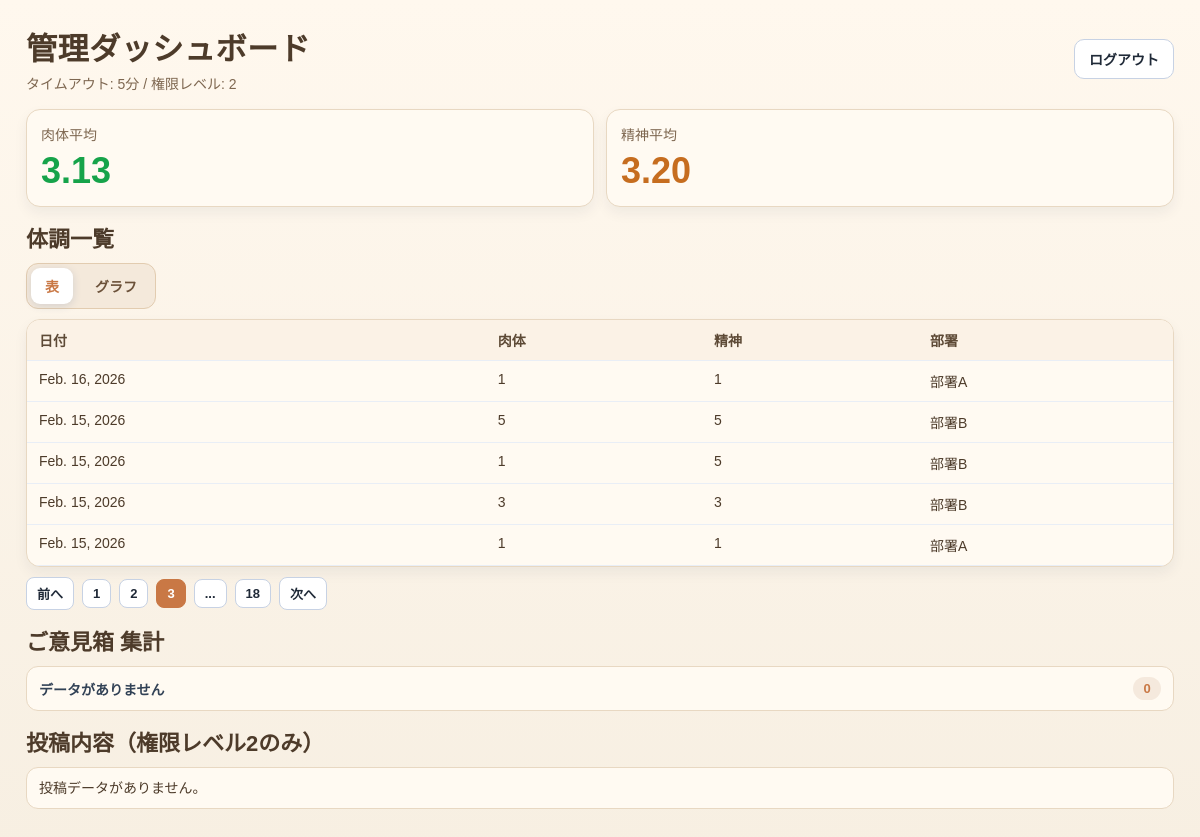
Page /dashboard/?page=3 (signed in) on the committed database.
### conditions/models.py (models this page shows)
class Condition(models.Model):
    user = models.ForeignKey(settings.AUTH_USER_MODEL, on_delete=models.CASCADE)
    date = models.DateField()
    physical = models.IntegerField(
        null=True,
        blank=True,
        validators=[MinValueValidator(1), MaxValueValidator(5)],
    )
    mental = models.IntegerField(
        null=True,
        blank=True,
        validators=[MinValueValidator(1), MaxValueValidator(5)],
    )
    created_at = models.DateTimeField(auto_now_add=True)
    is_absent = models.BooleanField(default=False)
    notes = models.TextField(null=True, blank=True)
    class Meta:
        constraints = [
            models.UniqueConstraint(fields=["user", "date"], name="uniq_condition_user_date")
        ]

### accounts/models.py (models this page shows)
class EmployeeProfile(models.Model):
    user = models.OneToOneField(User, on_delete=models.CASCADE, related_name="profile")
    full_name = models.CharField(max_length=255)
    gender = models.CharField(max_length=32)
    age = models.PositiveIntegerField()
    department = models.CharField(max_length=255)
    is_target = models.BooleanField(default=False)

### dashboard/views.py (the view)
# urls.py: path("", views.dashboard_view, name="dashboard"),
@login_required
def dashboard_view(request):
    user = request.user
    if user.role_level not in (User.ROLE_ADMIN_L1, User.ROLE_ADMIN_L2):
        return render(request, "dashboard/not_allowed.html")
    conditions = (
        Condition.objects.select_related("user")
        .filter(is_absent=False)
        .order_by("-date", "-created_at")
    )
    profiles = EmployeeProfile.objects.select_related("user").all()
    profile_map = {p.user_id: p for p in profiles}
    excluded_ids = [p.user_id for p in profiles if p.is_target]
    filtered = []
    for c in conditions:
        profile = profile_map.get(c.user_id)
        if profile and profile.is_target:
            continue
        filtered.append({"condition": c, "profile": profile})
    paginator = Paginator(filtered, 5)
    page_number = request.GET.get("page")
    conditions_page = paginator.get_page(page_number)
    conditions_page_tokens = _build_page_tokens(conditions_page)
    graph_data = _build_graph_data(filtered)
    graph_data_dept_a = _build_graph_data(
        [row for row in filtered if row["profile"] and row["profile"].department == "部署A"]
    )
    graph_data_dept_b = _build_graph_data(
        [row for row in filtered if row["profile"] and row["profile"].department == "部署B"]
    )
    avg_values = (
        Condition.objects.filter(is_absent=False)
        .exclude(user_id__in=excluded_ids)
        .aggregate(avg_physical=Avg("physical"), avg_mental=Avg("mental"))
    )
    opinions = build_opinion_summary(user.role_level)
    opinions_paginator = Paginator(opinions.items, 5)
    opinions_page_number = request.GET.get("opinion_page")
    opinions_page = opinions_paginator.get_page(opinions_page_number)
    return render(
        request,
        "dashboard/dashboard.html",
        {
            "conditions_page": conditions_page,
            "conditions_page_tokens": conditions_page_tokens,
            "avg_physical": avg_values["avg_physical"],
            "avg_mental": avg_values["avg_mental"],
            "role_level": user.role_level,
            "opinions": opinions,
            "opinions_page": opinions_page,
            "admin_timeout_minutes": _get_admin_timeout_minutes(),
            "graph_data": graph_data,
            "graph_data_dept_a": graph_data_dept_a,
            "graph_data_dept_b": graph_data_dept_b,
        },
    )

### analysis/services.py (called while the page is built, shortened)
def _build_analysis_df():
    project_root = Path(settings.BASE_DIR).parent
    csv_path = project_root / "php_opinion_box" / "opinions" / "opinion_box.csv"
    if not csv_path.exists():
        return pd.DataFrame()

def build_opinion_summary(role_level: int) -> OpinionSummary:
    df = _build_analysis_df()
    if df.empty:
        return OpinionSummary(tag_counts={}, items=[])

### dashboard/views.py (called while the page is built)
def _get_admin_timeout_minutes():
    setting = SystemSetting.objects.first()
    if setting and setting.admin_timeout_minutes:
        return setting.admin_timeout_minutes
    return 5

def _build_graph_data(rows):
    date_bucket = defaultdict(lambda: {"physical_sum": 0.0, "mental_sum": 0.0, "count": 0})
    for row in rows:
        day = row["condition"].date
        date_bucket[day]["physical_sum"] += float(row["condition"].physical or 0)
        date_bucket[day]["mental_sum"] += float(row["condition"].mental or 0)
        date_bucket[day]["count"] += 1
    graph_data = []
    for day, data in sorted(date_bucket.items()):
        count = data["count"] or 1
        graph_data.append(
            {
                "date": day.strftime("%Y-%m-%d"),
                "physical_avg": round(data["physical_sum"] / count, 2),
                "mental_avg": round(data["mental_sum"] / count, 2),
            }
        )
    return graph_data

def _build_page_tokens(page_obj):
    total = page_obj.paginator.num_pages
    current = page_obj.number
    if total <= 7:
        return list(range(1, total + 1))
    tokens = []
    if current <= 3:
        tokens.extend([1, 2, 3, "...", total])
    elif current >= total - 2:
        tokens.extend([1, "...", total - 2, total - 1, total])
    else:
        tokens.extend([1, "...", current - 1, current, current + 1, "...", total])
    return tokens

### dashboard/templates/dashboard/dashboard.html (shortened to what this page needs)
<!DOCTYPE html>
<html lang="ja">
<head>
</head>
<body>
    <div class="page">
        <header class="header">
            <div>
                <h1 class="title">管理ダッシュボード</h1>
                <p class="sub">タイムアウト: {{ admin_timeout_minutes }}分 / 権限レベル: {{ role_level }}</p>
            </div>
            <a class="logout-btn" href="{% url 'accounts:logout' %}">ログアウト</a>
        </header>
        <section class="summary-grid">
            <article class="card">
                <p class="metric-label">肉体平均</p>
                <p class="metric-value good">{{ avg_physical|floatformat:2|default:"-" }}</p>
            </article>
            <article class="card">
                <p class="metric-label">精神平均</p>
                <p class="metric-value warn">{{ avg_mental|floatformat:2|default:"-" }}</p>
            </article>
        </section>
        <section class="section">
            <h2 class="section-title">体調一覧</h2>
            <div class="view-switch" role="tablist" aria-label="体調一覧表示切替">
                <button id="btn-table" class="view-btn is-active" type="button">表</button>
                <button id="btn-graph" class="view-btn" type="button">グラフ</button>
            </div>
            <div id="panel-table" class="panel is-active">
                <div class="table-wrap">
                    <table>
                        <thead>
                            <tr>
                                <th>日付</th>
                                <th>肉体</th>
                                <th>精神</th>
                                {% if role_level == 1 %}
                                    <th>氏名</th>
                                    <th>部署</th>
                                {% else %}
                                    <th>部署</th>
                                {% endif %}
                            </tr>
                        </thead>
                        <tbody>
                            {% for row in conditions_page %}
                                <tr>
                                    <td>{{ row.condition.date }}</td>
                                    <td>{{ row.condition.physical|default:"-" }}</td>
                                    <td>{{ row.condition.mental|default:"-" }}</td>
                                    {% if role_level == 1 %}
                                        <td>{{ row.profile.full_name|default:row.condition.user.username }}</td>
                                        <td>{{ row.profile.department|default:"-" }}</td>
                                    {% else %}
                                        <td>{{ row.profile.department|default:"-" }}</td>
                                    {% endif %}
                                </tr>
                            {% empty %}
                                <tr>
                                    <td colspan="5">データがありません。</td>
                                </tr>
                            {% endfor %}
                        </tbody>
                    </table>
                </div>
                {% if conditions_page.paginator.num_pages > 1 %}
                    <nav class="pager" aria-label="ページ切替">
                        {% if conditions_page.has_previous %}
                            <a class="pager-btn" href="?page={{ conditions_page.previous_page_number }}">前へ</a>
                        {% endif %}
                        {% for token in conditions_page_tokens %}
                            {% if token == "..." %}
                                <span class="pager-btn">...</span>
                            {% elif token == conditions_page.number %}
                                <span class="pager-btn is-current">{{ token }}</span>
                            {% else %}
                                <a class="pager-btn" href="?page={{ token }}">{{ token }}</a>
                            {% endif %}
                        {% endfor %}
                        {% if conditions_page.has_next %}
                            <a class="pager-btn" href="?page={{ conditions_page.next_page_number }}">次へ</a>
                        {% endif %}
                    </nav>
                {% endif %}
            </div>
        </section>
        <section class="section">
            <h2 class="section-title">ご意見箱 集計</h2>
            <div class="tags-grid">
                {% for tag, count in opinions.tag_counts.items %}
                    <div class="tag-item">
                        <span class="tag-name">{{ tag }}</span>
                        <span class="tag-count">{{ count }}</span>
                    </div>
                {% empty %}
                    <div class="tag-item">
                        <span class="tag-name">データがありません</span>
                        <span class="tag-count">0</span>
                    </div>
                {% endfor %}
            </div>
        </section>
        {% if role_level == 2 %}
            <section id="opinions" class="section">
                <h3 class="section-title">投稿内容（権限レベル2のみ）</h3>
                <ul class="post-list">
                    {% for item in opinions_page %}
                        <li class="post-item">
                            <p class="post-meta">{{ item.mode_label }} / {{ item.tag }}</p>
                            <p class="post-content">{{ item.content }}</p>
                        </li>
                    {% empty %}
                        <li class="post-item">
                            <p class="post-content">投稿データがありません。</p>
                        </li>
                    {% endfor %}
                </ul>
            </section>
        {% endif %}
    </div>
</body>
</html>

### dashboard/templates/dashboard/dashboard.html (style rules this page uses)
:root { --bg: #f7efe2; --card: #fffaf2; --text: #4d3b2a; --subtext: #7e6750; --line: #e8d8c2; --primary: #c97845; --good: #16a34a; --warn: #c66d1f; }
* { box-sizing: border-box; }
body { margin: 0; font-family: "Yu Gothic UI", "Meiryo", sans-serif; background: linear-gradient(180deg, #fff8ee 0%, var(--bg) 100%); color: var(--text); }
.page { max-width: 1180px; margin: 0 auto; padding: 24px 16px 40px; }
.header { display: flex; align-items: center; justify-content: space-between; gap: 12px; margin-bottom: 16px; }
.title { margin: 0; font-size: clamp(26px, 2.6vw, 38px); letter-spacing: 0.4px; }
.sub { margin: 4px 0 0; color: var(--subtext); font-size: 14px; }
.logout-btn { display: inline-block; text-decoration: none; border: 1px solid #c7d2e4; background: #ffffff; color: #1f2937; border-radius: 10px; padding: 9px 14px; font-size: 14px; font-weight: 600; }
.summary-grid { display: grid; grid-template-columns: repeat(2, minmax(0, 1fr)); gap: 12px; margin-bottom: 14px; }
.card { background: var(--card); border: 1px solid var(--line); border-radius: 14px; padding: 14px; box-shadow: 0 6px 14px rgba(22, 41, 73, 0.06); }
.metric-label { margin: 0; color: var(--subtext); font-size: 14px; }
.metric-value { margin: 6px 0 0; font-size: clamp(28px, 3vw, 42px); font-weight: 700; }
.good { color: var(--good); }
.warn { color: var(--warn); }
.section { margin-top: 14px; }
.section-title { margin: 0 0 10px; font-size: 22px; }
.table-wrap { background: var(--card); border: 1px solid var(--line); border-radius: 14px; overflow: auto; box-shadow: 0 6px 14px rgba(22, 41, 73, 0.06); }
.pager { margin-top: 10px; display: flex; gap: 8px; flex-wrap: wrap; align-items: center; }
.pager-btn { display: inline-block; text-decoration: none; border: 1px solid #c7d2e4; background: #ffffff; color: #1f2937; border-radius: 8px; padding: 6px 10px; font-size: 13px; font-weight: 600; }
.pager-btn.is-current { background: var(--primary); border-color: var(--primary); color: #ffffff; }
.view-switch { display: inline-flex; gap: 8px; margin-bottom: 10px; background: #f4e9db; border: 1px solid #e2ccb0; border-radius: 12px; padding: 4px; }
.view-btn { border: 0; border-radius: 9px; background: transparent; color: #6b5139; padding: 8px 14px; font-size: 14px; font-weight: 700; cursor: pointer; }
.view-btn.is-active { background: #ffffff; box-shadow: 0 2px 8px rgba(27, 66, 127, 0.14); color: var(--primary); }
.panel { display: none; }
.panel.is-active { display: block; }
table { width: 100%; border-collapse: collapse; min-width: 680px; }
th, td { border-bottom: 1px solid #e9eef6; padding: 10px 12px; text-align: left; font-size: 14px; vertical-align: top; }
th { position: sticky; top: 0; background: #fbf2e6; color: #5d4a36; font-weight: 700; z-index: 1; }
.tags-grid { display: grid; grid-template-columns: repeat(auto-fit, minmax(170px, 1fr)); gap: 10px; }
.tag-item { display: flex; justify-content: space-between; align-items: center; border: 1px solid var(--line); background: var(--card); border-radius: 12px; padding: 10px 12px; }
.tag-name { color: #314155; font-size: 14px; font-weight: 600; }
.tag-count { min-width: 28px; text-align: center; border-radius: 999px; background: #f5e9dd; color: var(--primary); font-weight: 700; padding: 4px 8px; font-size: 13px; }
.post-list { margin: 0; padding: 0; list-style: none; display: grid; gap: 10px; }
.post-item { background: var(--card); border: 1px solid var(--line); border-radius: 12px; padding: 10px 12px; }
.post-content { margin: 0; font-size: 14px; line-height: 1.45; white-space: pre-wrap; word-break: break-word; }

### rows in the picture
Condition: condition "Feb. 16, 2026", condition.physical "1", condition.mental "1", profile.department "部署A"
Condition: condition "Feb. 15, 2026", condition.physical "5", condition.mental "5", profile.department "部署B"
Condition: condition "Feb. 15, 2026", condition.physical "1", condition.mental "5", profile.department "部署B"
Condition: condition "Feb. 15, 2026", condition.physical "3", condition.mental "3", profile.department "部署B"
Condition: condition "Feb. 15, 2026", condition.physical "1", condition.mental "1", profile.department "部署A"

### other values in the picture
{{ admin_timeout_minutes }} "5"
{{ role_level }} "2"
{{ avg_physical|floatformat:2|default:"-" }} "3.13"
{{ avg_mental|floatformat:2|default:"-" }} "3.20"
{{ token }} "1" "2" "18"
{{ token }} "3"
